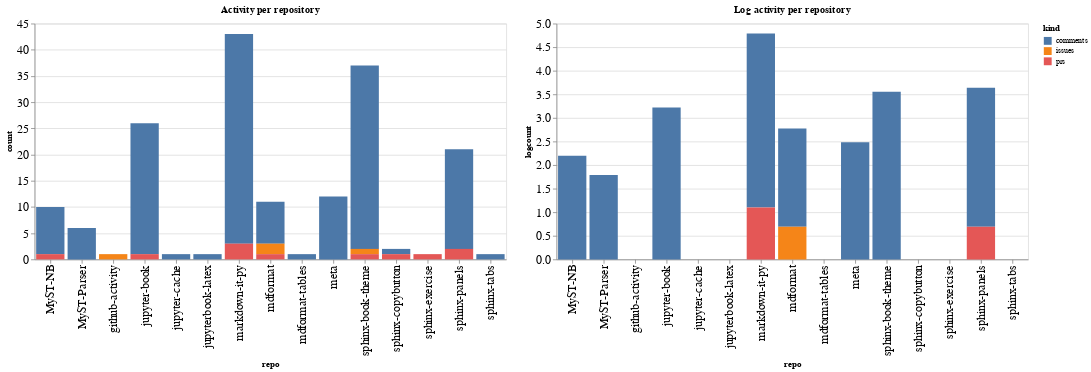

The cell this chart's notebook holds for it:
### Code cell
ch1 = alt.Chart(repo_summaries, width=600, title="Activity per repository").mark_bar().encode(
    x='repo',
    y='count',
    color='kind',
    tooltip="kind"
)

ch2 = alt.Chart(repo_summaries, width=600, title="Log activity per repository").mark_bar().encode(
    x='repo',
    y='logcount',
    color='kind',
    tooltip="kind"
)

ch1 | ch2

### Figure 1 — Vega-Lite specification as saved in the notebook (floating-point values rounded to 4 significant figures)
{"config": {"axisLeft": {"labelFontSize": 15}, "axisBottom": {"labelFontSize": 15}}, "hconcat": [{"mark": "bar", "encoding": {"color": {"type": "nominal", "field": "kind"}, "tooltip": {"type": "nominal", "field": "kind"}, "x": {"type": "nominal", "field": "repo"}, "y": {"type": "quantitative", "field": "count"}}, "title": "Activity per repository", "width": 600}, {"mark": "bar", "encoding": {"color": {"type": "nominal", "field": "kind"}, "tooltip": {"type": "nominal", "field": "kind"}, "x": {"type": "nominal", "field": "repo"}, "y": {"type": "quantitative", "field": "logcount"}}, "title": "Log activity per repository", "width": 600}], "data": {"name": "data-55c672bdf795c51f7a520e8e4ab0c5ea"}, "$schema": "https://vega.github.io/schema/vega-lite/v4.8.1.json", "datasets": {"data-55c672bdf795c51f7a520e8e4ab0c5ea": [{"repo": "MyST-NB", "kind": "comments", "count": 9, "logcount": 2.197}, {"repo": "MyST-NB", "kind": "prs", "count": 1, "logcount": 0.0}, {"repo": "MyST-Parser", "kind": "comments", "count": 6, "logcount": 1.792}, {"repo": "github-activity", "kind": "issues", "count": 1, "logcount": 0.0}, {"repo": "jupyter-book", "kind": "comments", "count": 25, "logcount": 3.219}, {"repo": "jupyter-book", "kind": "prs", "count": 1, "logcount": 0.0}, {"repo": "jupyter-cache", "kind": "comments", "count": 1, "logcount": 0.0}, {"repo": "jupyterbook-latex", "kind": "comments", "count": 1, "logcount": 0.0}, {"repo": "markdown-it-py", "kind": "comments", "count": 40, "logcount": 3.689}, {"repo": "markdown-it-py", "kind": "prs", "count": 3, "logcount": 1.099}, {"repo": "mdformat", "kind": "comments", "count": 8, "logcount": 2.079}, {"repo": "mdformat", "kind": "issues", "count": 2, "logcount": 0.6931}, {"repo": "mdformat", "kind": "prs", "count": 1, "logcount": 0.0}, {"repo": "mdformat-tables", "kind": "comments", "count": 1, "logcount": 0.0}, {"repo": "meta", "kind": "comments", "count": 12, "logcount": 2.485}, {"repo": "sphinx-book-theme", "kind": "comments", "count": 35, "logcount": 3.555}, {"repo": "sphinx-book-theme", "kind": "issues", "count": 1, "logcount": 0.0}, {"repo": "sphinx-book-theme", "kind": "prs", "count": 1, "logcount": 0.0}, {"repo": "sphinx-copybutton", "kind": "comments", "count": 1, "logcount": 0.0}, {"repo": "sphinx-copybutton", "kind": "prs", "count": 1, "logcount": 0.0}, {"repo": "sphinx-exercise", "kind": "prs", "count": 1, "logcount": 0.0}, {"repo": "sphinx-panels", "kind": "comments", "count": 19, "logcount": 2.944}, {"repo": "sphinx-panels", "kind": "prs", "count": 2, "logcount": 0.6931}, {"repo": "sphinx-tabs", "kind": "comments", "count": 1, "logcount": 0.0}]}}
